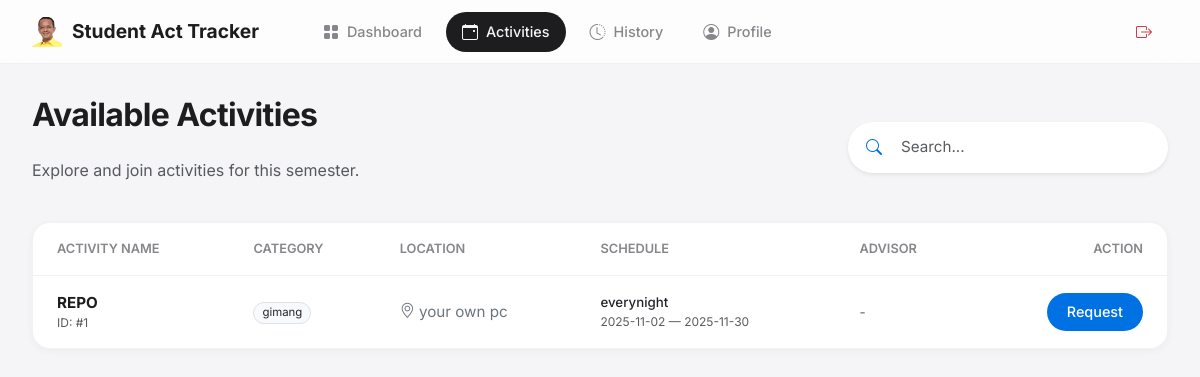
Page /activities (signed in) on the earlier database version.
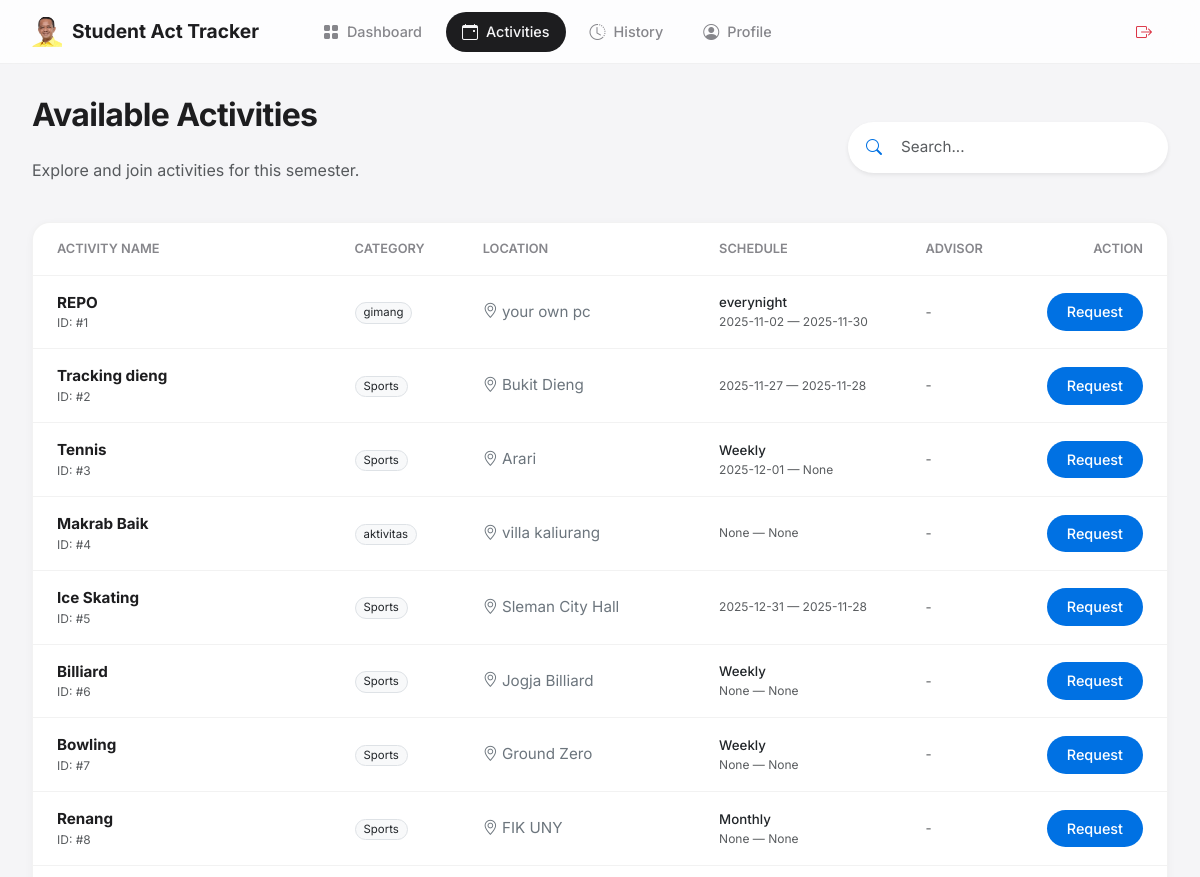
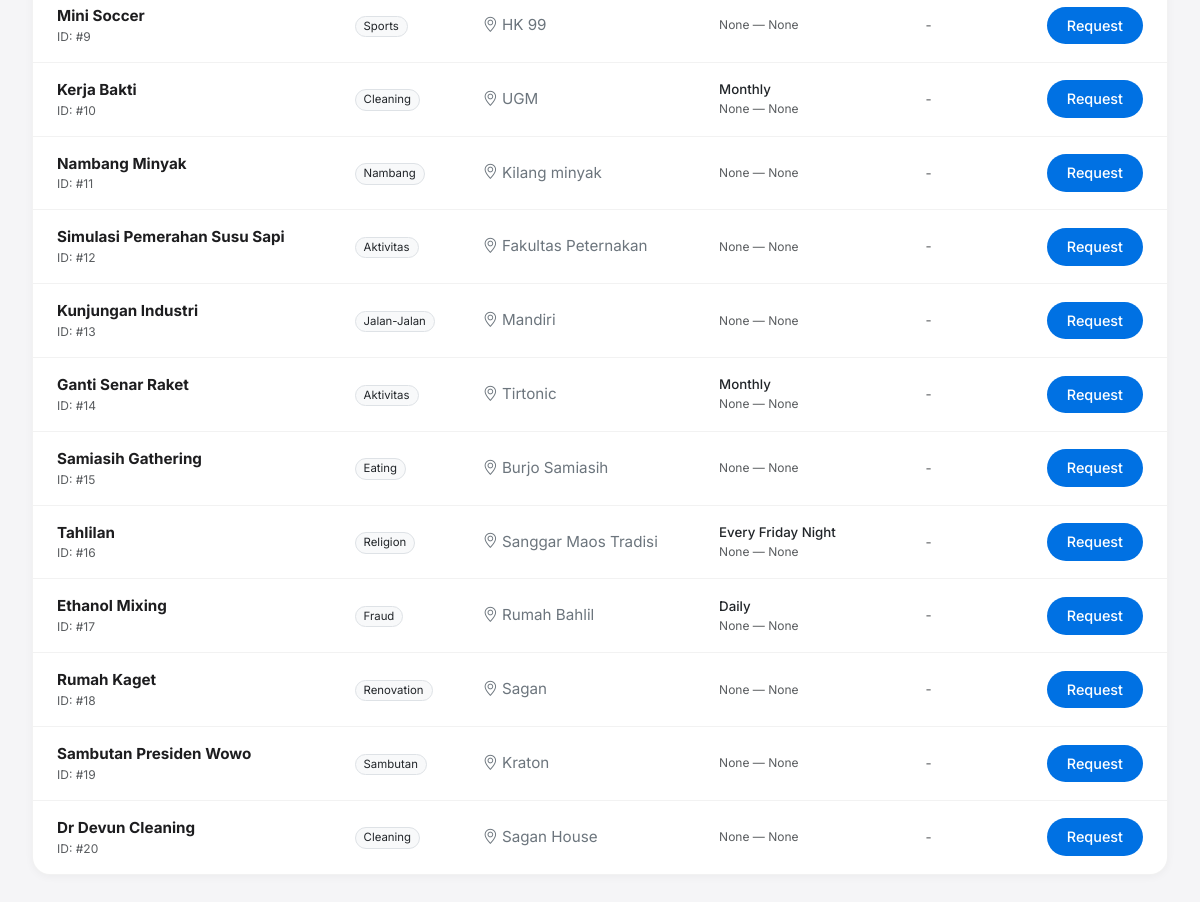
Same page on the later database version (2 pictures, top to bottom).
### website/models.py (models this page shows)
class Activity(db.Model):
    __tablename__ = "activity"
    activityID = db.Column(db.Integer, primary_key=True)
    activityName = db.Column(db.String(30))
    activityCategory = db.Column(db.String(20))
    activityLocation = db.Column(db.String(50))
    activityDetails = db.Column(db.Text)
    activityStartDate = db.Column(db.Date)
    activityEndDate = db.Column(db.Date)
    activityFrequency = db.Column(db.String(20))
    advisorID = db.Column(db.Integer, db.ForeignKey("advisor.advisorID"))
    advisor = db.relationship("Advisor")

### website/views.py (the view)
@views.route("/activities")
@login_required
def activities():
    if getattr(current_user, "role_type", None) != "student":
        if getattr(current_user, "role_type", None) == "advisor":
            if getattr(current_user, "is_admin", False):
                return redirect(url_for("admin.index"))
            return redirect(url_for("advisor.dashboard"))
        return redirect(url_for("auth.login"))
    search_query = request.args.get('q')
    if search_query:
        activities = Activity.query.filter(
            or_(
                Activity.activityName.ilike(f'%{search_query}%'),
                Activity.activityCategory.ilike(f'%{search_query}%'),
                Activity.activityLocation.ilike(f'%{search_query}%')
            )
        ).all()
    else:
        activities = Activity.query.all()
    return render_template("activities.html", activities=activities)

### website/models.py (called while the page is built)
    @property
    def role_type(self):
        return "student"

### website/templates/activities.html (shortened to what this page needs)
{% extends "base.html" %}
{% block content %}
<div class="d-flex justify-content-between align-items-center mb-4">
    <div>
        <h2>Available Activities</h2>
        <p class="text-muted">Explore and join activities for this semester.</p>
    </div>
    <form class="d-none d-md-block" style="width: 320px;" method="GET" action="{{ url_for('views.activities') }}">
        <div class="input-group shadow-sm rounded-pill bg-white overflow-hidden border-0" style="padding: 2px;">
            <span class="input-group-text bg-white border-0 ps-3">
                <i class="bi bi-search" style="color: var(--accent);"></i>
            </span>
            <input type="text"
                   name="q"
                   class="form-control border-0 shadow-none ps-2"
                   placeholder="Search..."
                   value="{{ request.args.get('q', '') }}"
                   style="font-size: 0.95rem; background: transparent;">
        </div>
    </form>
</div>
<div class="ios-card p-0 overflow-hidden">
    <div class="table-responsive">
        <table class="table-custom">
            <thead>
                <tr>
                    <th style="padding-left: 1.5rem;">Activity Name</th>
                    <th>Category</th>
                    <th>Location</th>
                    <th>Schedule</th>
                    <th>Advisor</th>
                    <th class="text-end" style="padding-right: 1.5rem;">Action</th>
                </tr>
            </thead>
            <tbody>
                {% for a in activities %}
                <tr>
                    <td style="padding-left: 1.5rem;">
                        <div class="fw-bold">{{ a.activityName }}</div>
                        <div class="small text-muted" style="font-size: 0.75rem;">ID: #{{ a.activityID }}</div>
                    </td>
                    <td>
                        <span class="badge bg-light text-dark border fw-normal px-2 py-1 rounded-pill">
                            {{ a.activityCategory }}
                        </span>
                    </td>
                    <td class="text-secondary">
                        <i class="bi bi-geo-alt me-1"></i>{{ a.activityLocation }}
                    </td>
                    <td>
                        <div class="small text-dark fw-medium">{{ a.activityFrequency }}</div>
                        <div class="small text-muted" style="font-size: 0.75rem;">
                            {{ a.activityStartDate }} — {{ a.activityEndDate }}
                        </div>
                    </td>
                    <td>
                        {% if a.advisor %}
                        <div class="d-flex align-items-center gap-2">
                            <div class="bg-primary bg-opacity-10 text-primary rounded-circle d-flex align-items-center justify-content-center"
                                 style="width: 28px; height: 28px; font-size: 0.75rem; font-weight: bold;">
                                {{ a.advisor.advisorName[0] }}
                            </div>
                            <span class="small">{{ a.advisor.advisorName }}</span>
                        </div>
                        {% else %}
                        <span class="text-muted small">-</span>
                        {% endif %}
                    </td>
                    <td class="text-end" style="padding-right: 1.5rem;">
                        <a href="{{ url_for('views.participate', activity_id=a.activityID) }}"
                           class="btn btn-primary btn-ios btn-sm">
                           Request
                        </a>
                    </td>
                </tr>
                {% endfor %}
            </tbody>
        </table>
    </div>
</div>
{% endblock %}

### website/templates/base.html (shortened to what this page needs)
<!DOCTYPE html>
<html lang="en">
<head>
    <link rel="stylesheet" href="https://cdn.jsdelivr.net/npm/bootstrap-icons@1.11.1/font/bootstrap-icons.css">
    <link href="https://cdn.jsdelivr.net/npm/bootstrap@5.3.2/dist/css/bootstrap.min.css" rel="stylesheet">
</head>
<body>
<header class="top-navbar">
    <div class="nav-container">
        <a href="/" class="brand">
            <img src="{{ url_for('static', filename='img/logowebsite.png') }}" alt="Logo" width="30" height="30">
            <span>Student Act Tracker</span>
        </a>
        {% if current_user.is_authenticated %}
        <div class="nav-links">
            {% if current_user.role_type == 'student' %}
            <a href="{{ url_for('views.dashboard') }}" class="nav-item {% if request.endpoint == 'views.dashboard' %}active{% endif %}">
                <i class="bi bi-grid-fill"></i> <span>Dashboard</span>
            </a>
            <a href="{{ url_for('views.activities') }}" class="nav-item {% if 'activities' in request.endpoint %}active{% endif %}">
                <i class="bi bi-calendar-event"></i> <span>Activities</span>
            </a>
            <a href="{{ url_for('views.activity_history') }}" class="nav-item {% if 'activity_history' in request.endpoint %}active{% endif %}">
                <i class="bi bi-clock-history"></i> <span>History</span>
            </a>
            <a href="{{ url_for('views.profile') }}" class="nav-item {% if 'views.profile' in request.endpoint %}active{% endif %}">
                <i class="bi bi-person-circle"></i> <span>Profile</span>
            </a>
            {% endif %}
        </div>
        <div class="nav-links ms-auto">
            <a href="{{ url_for('auth.logout') }}" class="nav-item text-danger">
                <i class="bi bi-box-arrow-right"></i>
            </a>
        </div>
        {% else %}
        <div class="nav-links ms-auto">
             <a href="{{ url_for('auth.login') }}" class="nav-item">Sign In</a>
             <a href="{{ url_for('auth.register') }}" class="btn btn-primary btn-ios text-white">Get Started</a>
        </div>
        {% endif %}
    </div>
</header>
<main class="main-content">
    {% block content %}{% endblock %}
</main>
</body>
</html>

### website/templates/base.html (style rules this page uses)
:root { --app-bg: #F5F5F7; --navbar-bg: rgba(255, 255, 255, 0.8); --card-bg: #FFFFFF; --text-main: #1D1D1F; --text-muted: #86868B; --border-light: rgba(0,0,0,0.05); --input-bg: #F2F2F7; --accent: #0071E3; --accent-hover: #0077ED; --danger: #FF3B30; --success: #34C759; --shadow-sm: 0 2px 8px rgba(0,0,0,0.04); --shadow-md: 0 8px 24px rgba(0,0,0,0.06); --radius-lg: 18px; --radius-md: 12px; --radius-pill: 99px; --nav-height: 64px; }
body { font-family: 'Inter', -apple-system, BlinkMacSystemFont, sans-serif; background-color: var(--app-bg); color: var(--text-main); -webkit-font-smoothing: antialiased; overflow-x: hidden; margin: 0; }
a { text-decoration: none; color: inherit; transition: 0.2s; }
.top-navbar { position: fixed; top: 0; left: 0; right: 0; height: var(--nav-height); background: var(--navbar-bg); backdrop-filter: blur(20px); -webkit-backdrop-filter: blur(20px); border-bottom: 1px solid var(--border-light); z-index: 1000; display: flex; align-items: center; padding: 0 2rem; transition: background 0.3s; }
.nav-container { width: 100%; max-width: 1600px; margin: 0 auto; display: flex; align-items: center; justify-content: space-between; }
.brand { font-weight: 700; font-size: 1.2rem; display: flex; align-items: center; gap: 10px; margin-right: 3rem; color: var(--text-main); }
.nav-links { display: flex; align-items: center; gap: 8px; }
.nav-item { display: flex; align-items: center; gap: 8px; padding: 8px 16px; border-radius: var(--radius-pill); color: var(--text-muted); font-weight: 500; font-size: 0.9rem; transition: all 0.2s ease; }
.nav-item i { font-size: 1rem; }
.nav-item.active { background-color: var(--text-main); color: var(--app-bg); }
.main-content { padding-top: calc(var(--nav-height) + 2rem); padding-bottom: 3rem; padding-left: 2rem; padding-right: 2rem; max-width: 1200px; margin: 0 auto; min-height: 100vh; }
h2 { font-weight: 700; letter-spacing: -0.02em; margin-bottom: 1.5rem; }
.ios-card { background: var(--card-bg); border-radius: var(--radius-lg); padding: 2rem; box-shadow: var(--shadow-sm); border: 1px solid var(--border-light); transition: transform 0.2s, box-shadow 0.2s; margin-bottom: 1.5rem; }
.table-custom { width: 100%; border-collapse: separate; border-spacing: 0; }
.table-custom th { text-align: left; font-size: 0.8rem; text-transform: uppercase; color: var(--text-muted); padding: 1rem; border-bottom: 1px solid var(--border-light); font-weight: 600; }
.table-custom td { padding: 1rem; vertical-align: middle; border-bottom: 1px solid var(--border-light); font-size: 0.95rem; color: var(--text-main); }
.table-custom tr:last-child td { border-bottom: none; }
.btn-ios { border-radius: var(--radius-pill); padding: 8px 20px; font-weight: 500; font-size: 0.9rem; border: none; transition: 0.2s; }
.btn-primary { background: var(--accent); color: white; }
.form-control, .form-select { background-color: var(--input-bg); border: 1px solid transparent; border-radius: var(--radius-md); padding: 0.75rem 1rem; font-size: 1rem; color: var(--text-main); transition: 0.2s; }

Differences in the rows shown:
added Activity: activityName "Tracking dieng", activityID "2", activityCategory "Sports", activityLocation "Bukit Dieng", activityStartDate "2025-11-27", activityEndDate "2025-11-28"
added Activity: activityName "Tennis", activityID "3", activityCategory "Sports", activityLocation "Arari", activityFrequency "Weekly", activityStartDate "2025-12-01", activityEndDate "None"
added Activity: activityName "Makrab Baik", activityID "4", activityCategory "aktivitas", activityLocation "villa kaliurang", activityStartDate "None", activityEndDate "None"
added Activity: activityName "Ice Skating", activityID "5", activityCategory "Sports", activityLocation "Sleman City Hall", activityStartDate "2025-12-31", activityEndDate "2025-11-28"
added Activity: activityName "Billiard", activityID "6", activityCategory "Sports", activityLocation "Jogja Billiard", activityFrequency "Weekly", activityStartDate "None", activityEndDate "None"
added Activity: activityName "Bowling", activityID "7", activityCategory "Sports", activityLocation "Ground Zero", activityFrequency "Weekly", activityStartDate "None", activityEndDate "None"
added Activity: activityName "Renang", activityID "8", activityCategory "Sports", activityLocation "FIK UNY", activityFrequency "Monthly", activityStartDate "None", activityEndDate "None"
added Activity: activityName "Mini Soccer", activityID "9", activityCategory "Sports", activityLocation "HK 99", activityStartDate "None", activityEndDate "None"
added Activity: activityName "Kerja Bakti", activityID "10", activityCategory "Cleaning", activityLocation "UGM", activityFrequency "Monthly", activityStartDate "None", activityEndDate "None"
added Activity: activityName "Nambang Minyak", activityID "11", activityCategory "Nambang", activityLocation "Kilang minyak", activityStartDate "None", activityEndDate "None"
added Activity: activityName "Simulasi Pemerahan Susu Sapi", activityID "12", activityCategory "Aktivitas", activityLocation "Fakultas Peternakan", activityStartDate "None", activityEndDate "None"
added Activity: activityName "Kunjungan Industri", activityID "13", activityCategory "Jalan-Jalan", activityLocation "Mandiri", activityStartDate "None", activityEndDate "None"
added Activity: activityName "Ganti Senar Raket", activityID "14", activityCategory "Aktivitas", activityLocation "Tirtonic", activityFrequency "Monthly", activityStartDate "None", activityEndDate "None"
added Activity: activityName "Samiasih Gathering", activityID "15", activityCategory "Eating", activityLocation "Burjo Samiasih", activityStartDate "None", activityEndDate "None"
added Activity: activityName "Tahlilan", activityID "16", activityCategory "Religion", activityLocation "Sanggar Maos Tradisi", activityFrequency "Every Friday Night", activityStartDate "None", activityEndDate "None"
added Activity: activityName "Ethanol Mixing", activityID "17", activityCategory "Fraud", activityLocation "Rumah Bahlil", activityFrequency "Daily", activityStartDate "None", activityEndDate "None"
added Activity: activityName "Rumah Kaget", activityID "18", activityCategory "Renovation", activityLocation "Sagan", activityStartDate "None", activityEndDate "None"
added Activity: activityName "Sambutan Presiden Wowo", activityID "19", activityCategory "Sambutan", activityLocation "Kraton", activityStartDate "None", activityEndDate "None"
added Activity: activityName "Dr Devun Cleaning", activityID "20", activityCategory "Cleaning", activityLocation "Sagan House", activityStartDate "None", activityEndDate "None"
